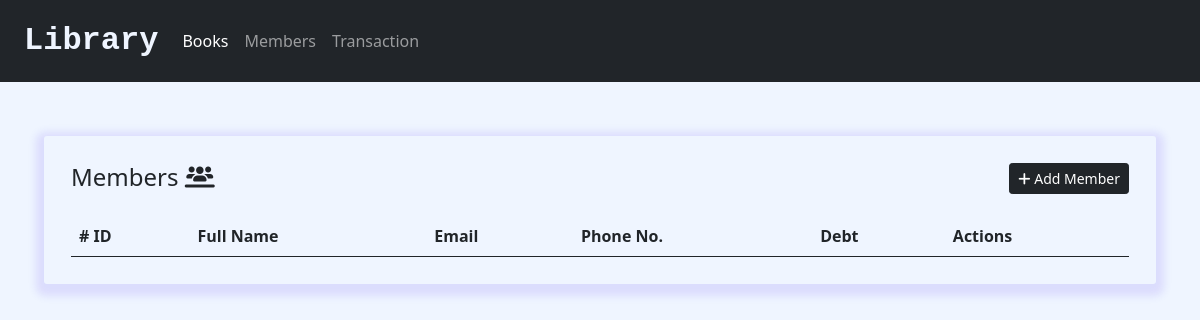
The app's page /members, older data.
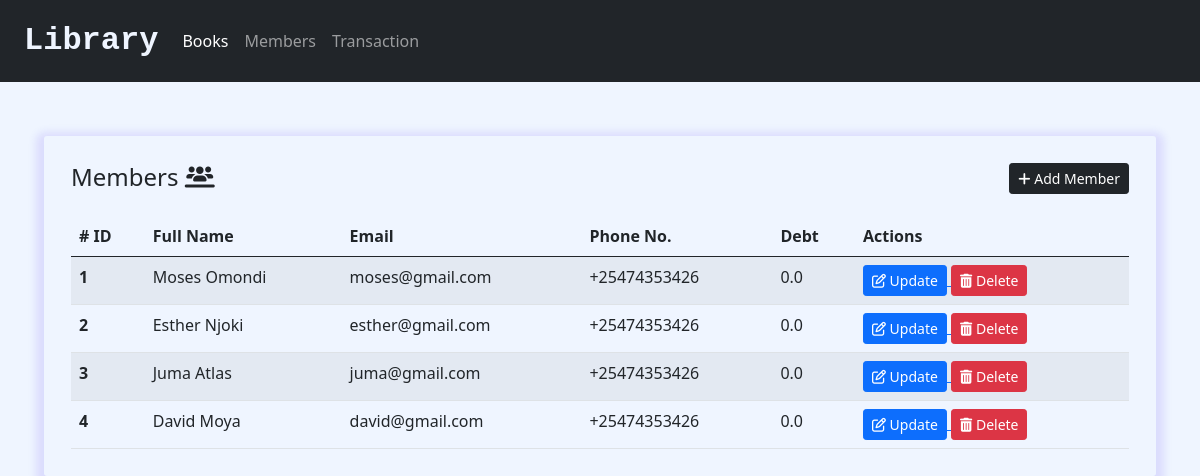
The same page, newer data.
### system/model.py (models this page shows, shortened)
class Member(db.Model):
    id = db.Column(db.Integer, primary_key=True)
    name = db.Column(db.String(100), nullable=False)
    email = db.Column(db.String(120), unique=True, nullable=False)
    phone = db.Column(db.String(10), nullable=True)
    debt = db.Column(db.Float, default=0.0)

### system/route.py (the view)
@app.route('/members')
def members():
    members = Member.query.all()
    return render_template('members.html', members=members)

### system/templates/members.html (shortened to what this page needs)
{% extends 'base.html' %}
{% block content %}
    <div class='content'>
          <div class="box">
            <div class='add'>
                <h4 class="">Members <i class="fa-solid fa-users-line"></i></h4>
                <a href='{{url_for("newMember")}}'>
                    <button type="button" class='btn btn-dark btn-sm btn-flat'><i class='fa fa-plus'></i> Add Member</button>
                </a>
            </div>
                <div class="box-body">
                    <table class="table table-striped table-hover">
                        <thead>
                            <tr>
                                <th scope="col"># ID</th>
                                <th scope="col">Full Name</th>
                                <th scope="col">Email</th>
                                <th scope="col">Phone No.</th>
                                <th scope="col">Debt</th>
                                <th scope="col">Actions</th>
                            </tr>
                        </thead>
                        <tbody>
                            {% for member in members %}
                                <tr>
                                    <th scope="row">{{member.id}}</th>
                                    <td>{{member.name}}</td>
                                    <td>{{member.email}}</td>
                                    <td>{{member.phone}}</td>
                                    <td>{{member.debt}}</td>
                                    <td>
                                        <a href="{{url_for('updateMember', member_id=member.id)}}">
                                            <button type="button" class='btn btn-primary btn-sm btn-flat'><i class='fa fa-edit'></i> Update</button>
                                        </a>
                                        <button type="button" class='btn btn-danger btn-sm delete btn-flat'
                                        data-bs-toggle="modal" data-bs-target="#exampleModal{{member.id}}"><i
                                            class='fa fa-trash'></i> Delete</button>
                                    </td>
                                </tr>
                            {% endfor %}
                        </tbody>
                    </table>
                </div>
            </div>
    </div>
{% endblock %}

Row changes from the older to the newer data that the page shows:
added Member: id "1", name "Moses Omondi", email "moses@gmail.com", phone "+25474353426", debt "0.0"
added Member: id "2", name "Esther Njoki", email "esther@gmail.com", phone "+25474353426", debt "0.0"
added Member: id "3", name "Juma Atlas", email "juma@gmail.com", phone "+25474353426", debt "0.0"
added Member: id "4", name "David Moya", email "david@gmail.com", phone "+25474353426", debt "0.0"
